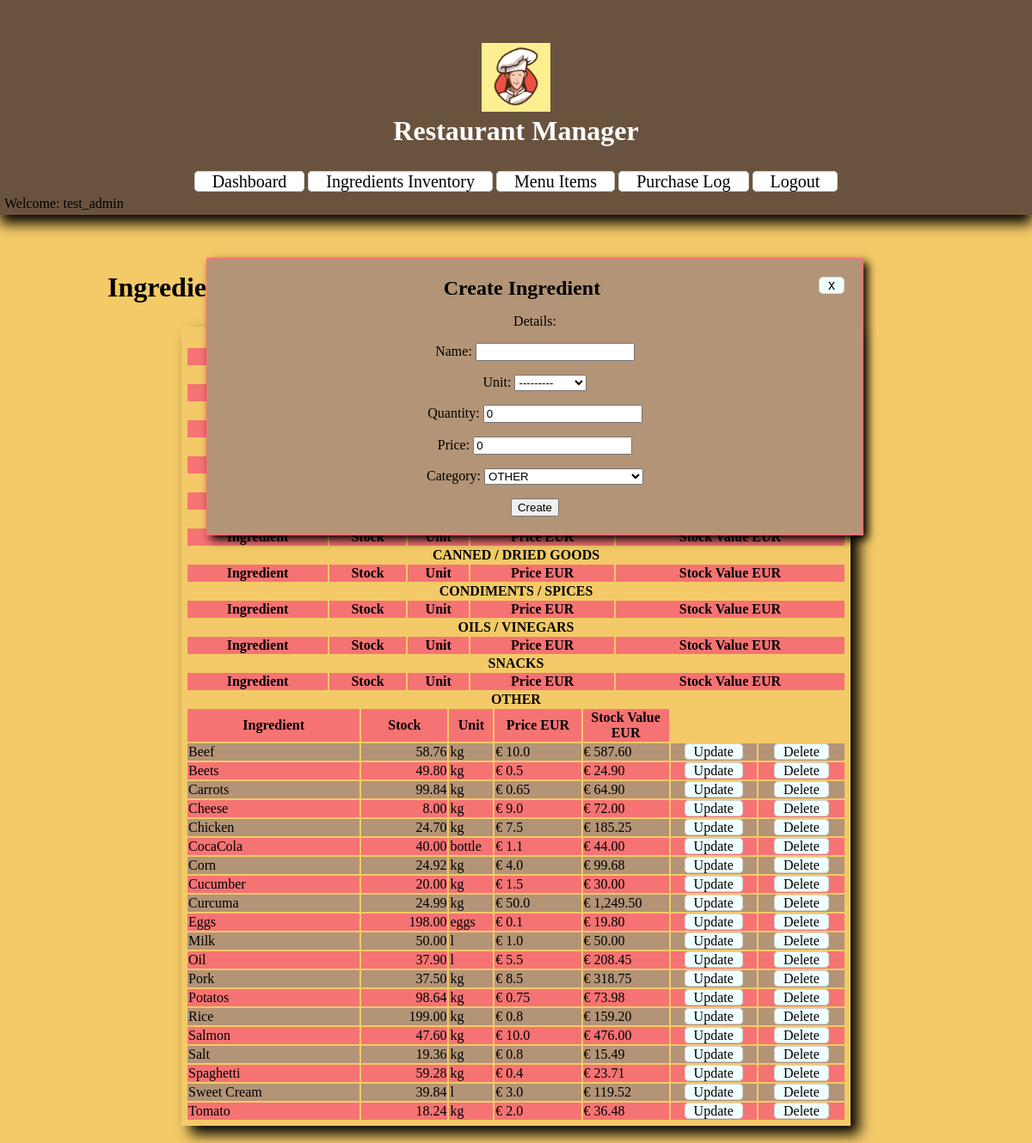
Page /ingredients/create/ (signed in) on the earlier database version.
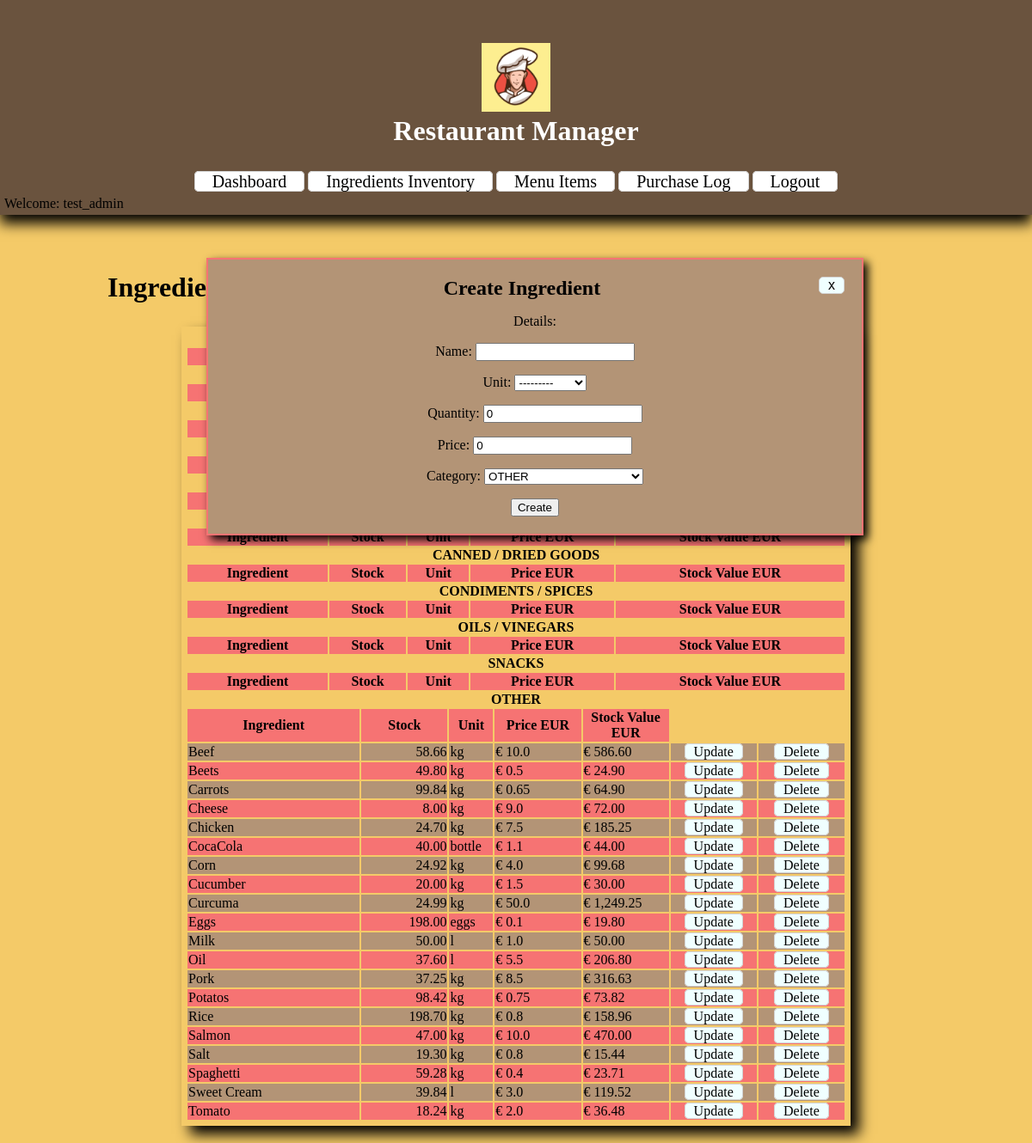
Same page on the later database version.
### restaurantManager/models.py (models this page shows, shortened)
class Ingredient(models.Model):
    UNIT_TYPES = [
        ("l", "litre"),
        ("kg", "kilogramm"),
        ("bottle", "bottle"),
        ("eggs", "eggs")
    ]
    CATEGORIES = [
        ('FRESH PRODUCE', 'FRESH PRODUCE'),
        ('GRAINS', 'GRAINS'),
        ('MEAT / PROTEIN', 'MEAT / PROTEIN'),
        ('DAIRY', 'DAIRY'),
        ('BAKING GOODS', 'BAKING GOODS'),
        ('FREEZER', 'FREEZER'),
        ('CANNED / DRIED GOODS', 'CANNED / DRIED GOODS'),
        ('CONDIMENTS / SPICES', 'CONDIMENTS / SPICES'),
        ('OILS / VINEGARS', 'OILS / VINEGARS'),
        ('SNACKS', 'SNACKS'),
        ('OTHER', 'OTHER')
    ]
    name = models.CharField(unique = True, max_length=30)
    unit = models.CharField(max_length=10, choices=UNIT_TYPES)
    quantity = models.FloatField(default=0)
    price = models.FloatField(default=0)
    category = models.CharField(max_length=20, choices=CATEGORIES, default='OTHER')
    class Meta:
        ordering = ['name']
    def stock_value(self):
        return self.price * self.quantity

### restaurantManager/views.py (the view)
# urls.py: path('ingredients/create/', views.CreateIngredientView.as_view(), name='create_ingredient'),
class CreateIngredientView(LoginRequiredMixin, CreateView):
    model = Ingredient
    form_class = IngredientForm
    def get_context_data(self):
        context = super().get_context_data()
        context['ingredients'] = INGREDIENTS
        return context
    template_name = "restaurantManager/create_ingredient.html"

### restaurantManager/forms.py
class IngredientForm(forms.ModelForm):
    class Meta:
        model = Ingredient
        fields = "__all__"

### restaurantManager/templates/restaurantManager/create_ingredient.html (shortened to what this page needs)
{% extends 'restaurantManager/ingredients.html' %}
{% load static %}
{% block ingredient %}
    <div class="container">
        <h2 style="display: inline;">Create Ingredient</h2>
        <a class="close" href="{% url 'ingredients' %}">x</a>
        <p>Details:</p>
        <form method="POST">
            {{ form.as_p }}
            <input type="submit" value="Create" />
        </form>
    </div>
{% endblock %}

### restaurantManager/templates/restaurantManager/ingredients.html (shortened to what this page needs)
{% extends 'base.html' %}
{% load static %}
{% block content %}
    <table style="width: 100%;">
        <tr style="display: inline-block; width: 50%;">
            <td style="width: 100%;">
                <h1>Ingredients Inventory <a style="font-size: 14px; vertical-align: middle;" href="{% url 'create_ingredient' %}">Create New Ingredient</a></h1>
            </td>
        </tr>
        <tr style="display: inline-block; width: 50%;">
            <td style="display:block; text-align: right; padding-right: 20%">
                <p style="font-size: 18px;"><strong>Total stock value: € {{ total_value|floatformat:2 }}</strong></p>
            </td>
        </tr>
    </table>
    <div class="table-box">
        {% with item=ingredients|first %}
            {% for table in item.CATEGORIES %}
                <table class="list">
                    <caption><strong>{{ table.0 }}</strong></caption>
                    <tr>
                        <th>Ingredient</th>
                        <th>Stock</th>
                        <th>Unit</th>
                        <th>Price EUR</th>
                        <th>Stock Value EUR</th>
                    </tr>
                    {% for item in ingredients|dictsort:'name' %}
                        {% if item.category == table.0 %}
                        <tr>
                            <td style="width:20%;">{{ item.name }}</td>
                            <td style="width:10%; text-align: right;">{{ item.quantity|floatformat:2 }}</td>
                            <td style="width:5%;">{{ item.unit }}</td>
                            <td style="width:10%;">€ {{ item.price }}</td>
                            <td style="width:10%;">€ {{ item.stock_value|floatformat:2 }}</td>
                            <td style="width:10%; text-align: center;"><a href="{% url 'update_ingredient' item.pk %}">Update</a></td>
                            <td style="width:10%; text-align: center;"><a href="{% url 'delete_ingredient' item.pk %}">Delete</a></td>
                        </tr>
                        {% endif %}
                    {% endfor %}
                </table>
            {% endfor %}
        {% endwith %}
    </div>
    {% block ingredient %}
    {% endblock %}
{% endblock %}

Differences in the rows shown:
changed Ingredient "Beef": quantity "58.76" → "58.66"; stock_value "587.60" → "586.60"
changed Ingredient "Curcuma": stock_value "1,249.50" → "1,249.25"
changed Ingredient "Oil": quantity "37.90" → "37.60"; stock_value "208.45" → "206.80"
changed Ingredient "Pork": quantity "37.50" → "37.25"; stock_value "318.75" → "316.63"
changed Ingredient "Potatos": quantity "98.64" → "98.42"; stock_value "73.98" → "73.82"
changed Ingredient "Rice": quantity "199.00" → "198.70"; stock_value "159.20" → "158.96"
changed Ingredient "Salmon": quantity "47.60" → "47.00"; stock_value "476.00" → "470.00"
changed Ingredient "Salt": quantity "19.36" → "19.30"; stock_value "15.49" → "15.44"
